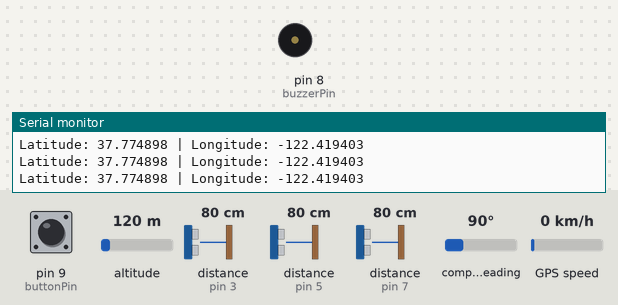
Recording of a sketch running on a simulated Arduino Uno, built with avr-gcc and run on an emulated ATmega328P. Shown: buzzer (waves = sounding), the last lines printed to the serial monitor. Wiring (inferred from the names in the program): 3 × ultrasonic range finder: trigger pin 2, echo pin 3 / trigger pin 4, echo pin 5 / trigger pin 6, echo pin 7. Inputs (shaded band) come from the test bench; at power-on: distance to the obstacle (sensors on pin 3, pin 5, pin 7) 80 cm, pin 9 (buttonPin) HIGH, altitude 120 m, compass heading 90°, GPS speed 0 km/h. The echo pulse lasts 58.3 µs per cm; the GPS gets a fix after 3 s at 37.7749, -122.4194 with 8 satellites; the modem accepts every AT command (registered, SIM ready, sends succeed) and sends nothing else.

Above: at 4.2 s.
4.3 s: distance to the obstacle (sensor on pin 3) set to 22 cm
5.8 s: distance to the obstacle (sensor on pin 3) set to 18 cm
At 6.32 s:
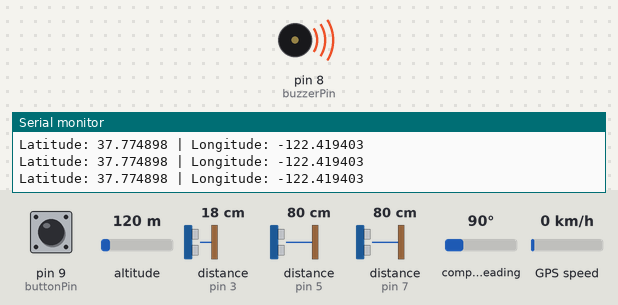
9.9 s: pin 9 (buttonPin) pulled LOW for 0.2 s
At 11.1 s:
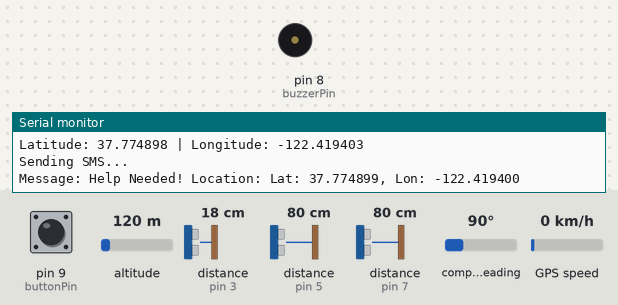
Timing chart, 0 to 12.9 s (numbered marks = the images above; inputs shaded):
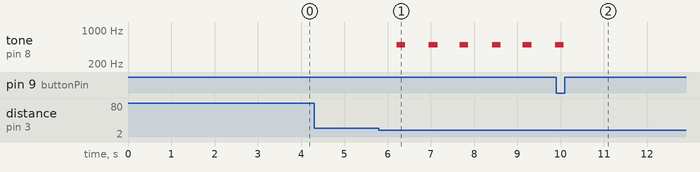

The sketch:

fullcode.ino
```cpp
#include <SoftwareSerial.h>
#include <TinyGPSPlus.h>

// Ultrasonic Sensor Pins
const int trigPin1 = 2;
const int echoPin1 = 3;
const int trigPin2 = 4;
const int echoPin2 = 5;
const int trigPin3 = 6;
const int echoPin3 = 7;

// Buzzer and Button Pins
const int buzzerPin = 8;
const int buttonPin = 9;

// Distance threshold in cm
const int threshold = 20;

// GPS and GSM Software Serial
SoftwareSerial gpsSerial(10, 11); // RX, TX for NEO-6M
SoftwareSerial gsmSerial(12, 13); // RX, TX for A767X

TinyGPSPlus gps;

String phoneNumber = ""; // Replace with your phone number

void setup() {
  Serial.begin(9600);
  gpsSerial.begin(9600);
  gsmSerial.begin(9600);

  pinMode(trigPin1, OUTPUT);
  pinMode(echoPin1, INPUT);
  pinMode(trigPin2, OUTPUT);
  pinMode(echoPin2, INPUT);
  pinMode(trigPin3, OUTPUT);
  pinMode(echoPin3, INPUT);

  pinMode(buzzerPin, OUTPUT);
  pinMode(buttonPin, INPUT_PULLUP);

  Serial.println("Initializing System...");

  // Check GSM connection
  gsmSerial.println("AT");
  delay(1000);
  if (gsmSerial.available()) {
    String response = gsmSerial.readString();
    if (response.indexOf("OK") != -1) {
      Serial.println("GSM Module Connected!");
    } else {
      Serial.println("GSM Module not responding!");
    }
  } else {
    Serial.println("GSM Serial not available!");
  }

  Serial.println("Waiting for GPS fix...");
}

void loop() {
  // Check distances and buzz accordingly
  float distance1 = getDistance(trigPin1, echoPin1);
  float distance2 = getDistance(trigPin2, echoPin2);
  float distance3 = getDistance(trigPin3, echoPin3);

  if (distance1 < threshold) {
    tone(buzzerPin, 500);
    delay(200);
    noTone(buzzerPin);
  }
  if (distance2 < threshold) {
    tone(buzzerPin, 1000);
    delay(200);
    noTone(buzzerPin);
  }
  if (distance3 < threshold) {
    tone(buzzerPin, 1500);
    delay(200);
    noTone(buzzerPin);
  }

  // Read and display GPS data
  while (gpsSerial.available() > 0) {
    gps.encode(gpsSerial.read());
  }

  if (gps.location.isValid()) {
    Serial.print("Latitude: ");
    Serial.print(gps.location.lat(), 6);
    Serial.print(" | Longitude: ");
    Serial.println(gps.location.lng(), 6);
  } else {
    Serial.println("Waiting for GPS Fix...");
  }

  // Check button press
  if (digitalRead(buttonPin) == LOW) {
    sendLocation();
    delay(3000);  // Debounce and avoid multiple messages
  }

  delay(500);
}

// Function to measure distance from ultrasonic sensor
float getDistance(int trigPin, int echoPin) {
  digitalWrite(trigPin, LOW);
  delayMicroseconds(2);

  digitalWrite(trigPin, HIGH);
  delayMicroseconds(10);
  digitalWrite(trigPin, LOW);

  long duration = pulseIn(echoPin, HIGH);
  float distance = (duration * 0.0343) / 2;

  return distance;
}

// Function to send GPS location via SMS
void sendLocation() {
  if (gps.location.isValid()) {
    String message = "Help Needed! Location: ";
    message += "Lat: " + String(gps.location.lat(), 6);
    message += ", Lon: " + String(gps.location.lng(), 6);

    Serial.println("Sending SMS...");
    Serial.println("Message: " + message);

    // Send AT Commands to GSM
    gsmSerial.println("AT");
    delay(1000);
    gsmSerial.println("AT+CMGF=1");  // Set SMS text mode
    delay(1000);
    gsmSerial.print("AT+CMGS=\"");
    gsmSerial.print(phoneNumber);
    gsmSerial.println("\"");
    delay(1000);
    gsmSerial.println(message);
    delay(500);
    gsmSerial.write(26);  // Ctrl+Z to send
    delay(3000);

    Serial.println("SMS Sent!");
  } else {
    Serial.println("Cannot send SMS: GPS fix not available.");
  }
}
```

Measured:
- the behaviour switches between 21 and 20 cm on distance to the obstacle (sensor on pin 3) (found by bisection; images 0 and 1)
- after the input at 5.8 s, tone on pin 8 (buzzerPin): alternates 500 Hz for 0.20 s and silent for 0.55 s, starting after 0.41 s
- after the input at 9.9 s, tone on pin 8 (buzzerPin): goes on until 10.1 s, then stays silent
